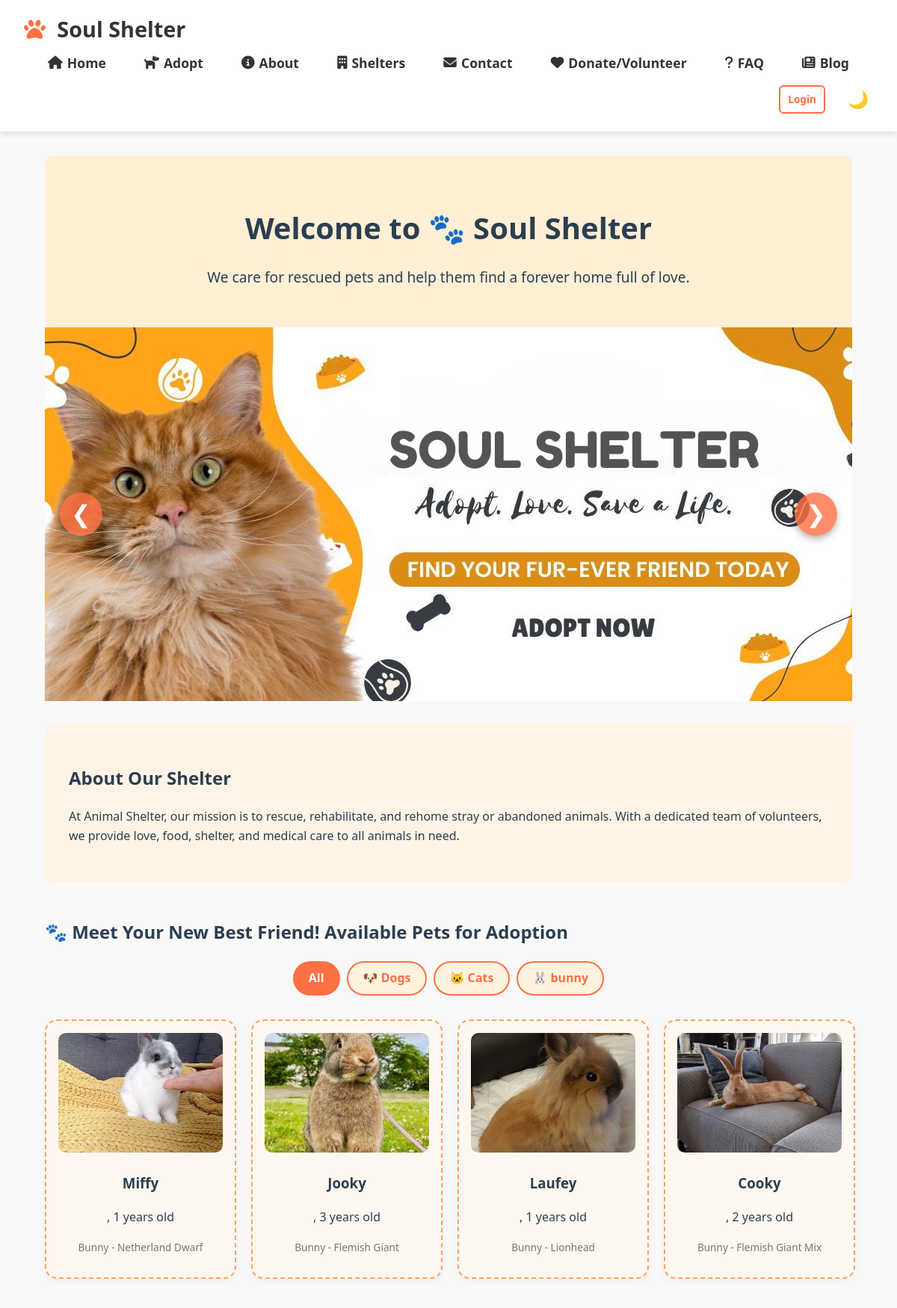
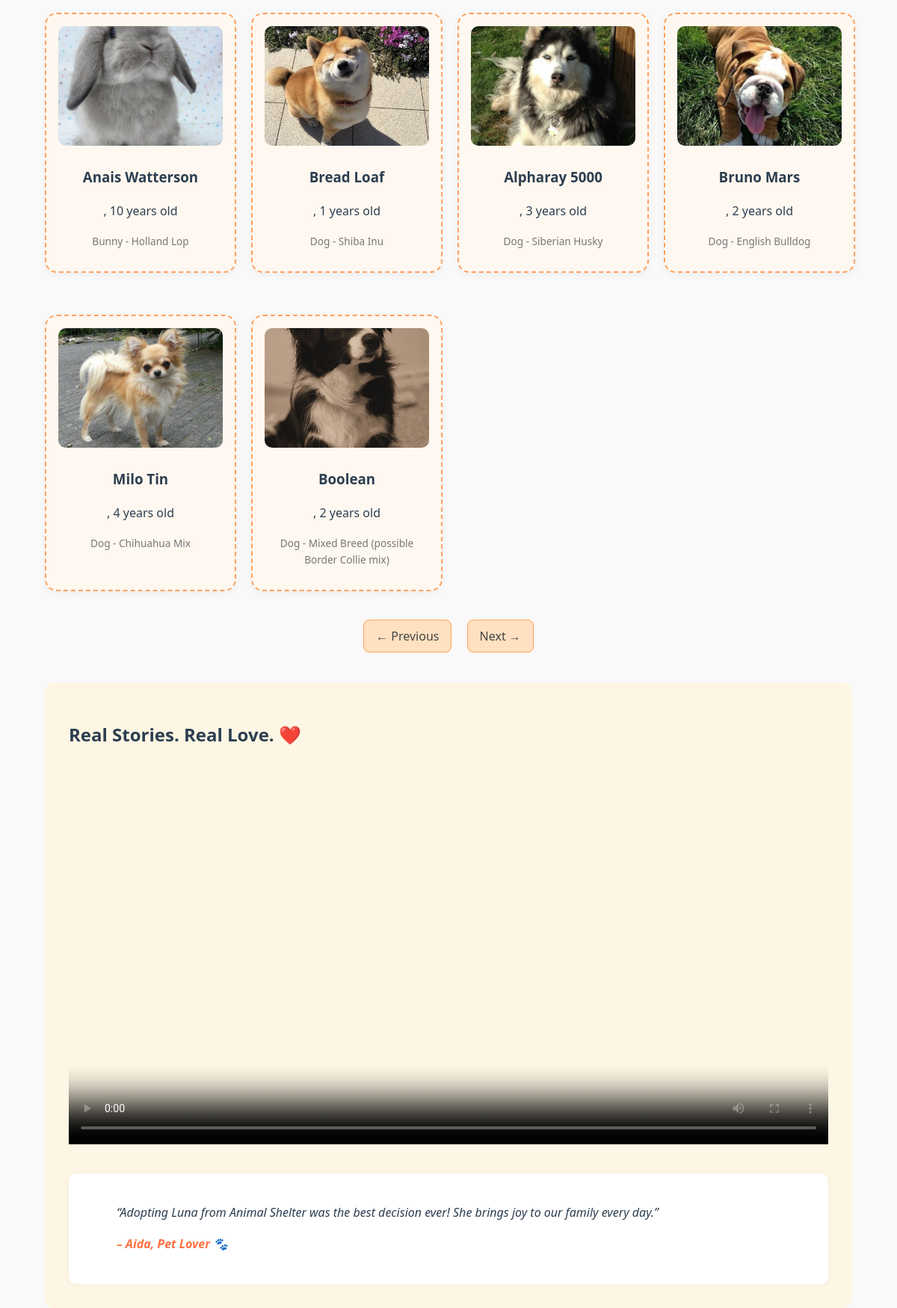
The app's page /?species=all&page=2 (upper part) with its own data (2 pictures, top to bottom).
### tables this page shows
CREATE TABLE `animals` (
  `animal_id` int(11) NOT NULL,
  `name` varchar(100) NOT NULL,
  `species` varchar(50) DEFAULT NULL,
  `breed` varchar(100) DEFAULT NULL,
  `age` int(11) DEFAULT NULL,
  `gender` enum('jantan','betina') DEFAULT NULL,
  `status` enum('available','adopted') DEFAULT 'available',
  `description` text DEFAULT NULL,
  `image` varchar(255) DEFAULT NULL,
  `date_added` timestamp NOT NULL DEFAULT current_timestamp()
);

### index.php (the view, shortened to what this page needs)
<?php include('includes/header.php'); ?>
<?php include('includes/db.php'); ?>
<main class="container">
<section class="hero" data-aos="fade-up">
  <h1>Welcome to 🐾 Soul Shelter</h1>
  <p>We care for rescued pets and help them find a forever home full of love.</p>
</section>
<section class="slideshow" data-aos="fade-in">
  <div class="slideshow-container" style="position:relative; height:500px;">
    <img src="/animalshelter/assets/images/slide 1.png" class="slide active" alt="Adopt Me 1">
    <button class="slide-btn prev" onclick="changeSlide(-1)">❮</button>
    <button class="slide-btn next" onclick="changeSlide(1)">❯</button>
  </div>
</section>
  <section class="about" data-aos="fade-right">
    <h2>About Our Shelter</h2>
    <p>At Animal Shelter, our mission is to rescue, rehabilitate, and rehome stray or abandoned animals. With a dedicated team of volunteers, we provide love, food, shelter, and medical care to all animals in need.</p>
  </section>
<section id="featured" class="featured" data-aos="zoom-in">
  <h2> 🐾 Meet Your New Best Friend! <span>Available Pets for Adoption</h2>
  <div class="filter-buttons">
    <a href="?species=all#featured" class="btn-filter <?= !isset($_GET['species']) || $_GET['species'] == 'all' ? 'active' : '' ?>">All</a>
    <a href="?species=dog#featured" class="btn-filter <?= ($_GET['species'] ?? '') == 'dog' ? 'active' : '' ?>">🐶 Dogs</a>
    <a href="?species=cat#featured" class="btn-filter <?= ($_GET['species'] ?? '') == 'cat' ? 'active' : '' ?>">🐱 Cats</a>
    <a href="?species=bunny#featured" class="btn-filter <?= ($_GET['species'] ?? '') == 'bunny' ? 'active' : '' ?>">🐰 bunny</a>
  </div>
  <div class="animal-list">
    <?php
    $species = $_GET['species'] ?? 'all';
    $page = $_GET['page'] ?? 1;
    $limit = 10;
    $offset = ($page - 1) * $limit;
    $whereClause = "WHERE status = 'available'";
    $sql = "SELECT * FROM animals $whereClause ORDER BY date_added DESC LIMIT $limit OFFSET $offset";
    $result = $conn->query($sql);
    $countSql = "SELECT COUNT(*) as total FROM animals $whereClause";
    $countResult = $conn->query($countSql)->fetch_assoc();
    $totalPages = ceil($countResult['total'] / $limit);
    if ($result->num_rows > 0) {
        while ($row = $result->fetch_assoc()) {
            echo '<div class="animal-card">';
            echo '<img src="assets/images/' . htmlspecialchars($row['image']) . '" alt="' . htmlspecialchars($row['name']) . '">';
            echo '<h3>' . htmlspecialchars($row['name']) . '</h3>';
            echo '<p>' . ucfirst($row['gender']) . ', ' . htmlspecialchars($row['age']) . ' years old</p>';
            echo '<p class="species">' . htmlspecialchars($row['species']) . ' - ' . htmlspecialchars($row['breed']) . '</p>';
            echo '</div>';
        }
    } else {
        echo '<p>No animals available right now in this category.</p>';
    }
    ?>
  </div>
  <div class="pagination">
    <?php if ($page > 1): ?>
      <a class="btn-paginate" href="?species=<?= $species ?>&page=<?= $page - 1 ?>">← Previous</a>
    <?php endif; ?>
    <?php if ($page < $totalPages): ?>
      <a class="btn-paginate" href="?species=<?= $species ?>&page=<?= $page + 1 ?>">Next →</a>
    <?php endif; ?>
  </div>
</section>
  <section class="story" data-aos="fade-up">
    <h2>Real Stories. Real Love. ❤️</h2>
    <div class="story-container">
      <div class="story-video">
        <video width="100%" controls poster="assets/images/poster.jpg">
          <source src="assets/video/shelter-story.mp4" type="video/mp4">
        </video>
      </div>
      <div class="testimonial">
        <blockquote>
          “Adopting Luna from Animal Shelter was the best decision ever! She brings joy to our family every day.”<br>
          <span>– Aida, Pet Lover 🐾</span>
        </blockquote>
      </div>
    </div>
  </section>
</main>
<?php include('includes/footer.php'); ?>

### assets/css/style.css (style rules this page uses)
body { font-family: 'Fredoka', sans-serif; margin: 0; padding: 0; background: #f2dbbf; color: #333; line-height: 1.6; }
.container { padding: 0 5%; max-width: 1100px; margin: auto; }
.slide { width: 100%; height: 100%; object-fit: cover; object-position: center; opacity: 0; transition: opacity 1s ease-in-out; position: absolute; top: 0; left: 0; z-index: 0; }
.slide.active { opacity: 1; z-index: 1; position: relative; }
.slide.fade-in { animation: fadein 1s ease-in-out; }
.slide-btn { position: absolute; top: 50%; transform: translateY(-50%); font-size: 2rem; background-color: rgba(255, 112, 67, 0.8); color: white; border: none; border-radius: 50%; padding: 10px 15px; cursor: pointer; z-index: 2; box-shadow: 0 4px 10px rgba(0,0,0,0.3); transition: background 0.3s, transform 0.2s; }
.prev { left: 20px; }
.next { right: 20px; }
.slideshow-container { width: 100%; max-width: 100%; height: 500px; margin: 0; overflow: hidden; position: relative; border-radius: 0; }
.hero { background: #ffefd5; padding: 2rem; border-radius: 12px; text-align: center; margin-top: 2rem; }
.hero h1 { font-size: 2.5rem; margin-bottom: 1rem; }
.hero p { font-size: 1.2rem; }
.about { background: #fff3e6; padding: 2rem; border-radius: 12px; margin: 2rem 0; }
.featured { margin-top: 3rem; }
.animal-list { display: flex; flex-wrap: wrap; gap: 1.5rem; justify-content: center; }
.animal-card { background: #ffffff; border-radius: 10px; width: 220px; padding: 1rem; box-shadow: 0 4px 12px rgba(0,0,0,0.1); text-align: center; transition: transform 0.3s ease; }
.animal-card img { width: 100%; height: 200px; object-fit: cover; border-radius: 10px; }
.species { font-size: 0.85em; color: #777; }
.story { background: #fef6e4; padding: 2rem; border-radius: 12px; margin-top: 3rem; }
.story-container { display: flex; flex-wrap: wrap; gap: 2rem; align-items: flex-start; justify-content: space-between; }
.story-video, .testimonial { flex: 1 1 48%; }
.testimonial { font-style: italic; background: #fff; padding: 1.5rem; border-radius: 10px; box-shadow: 0 0 10px rgba(0,0,0,0.05); }
.testimonial span { display: block; margin-top: 1rem; font-weight: bold; color: #ff7043; }
.filter-buttons { display: flex; flex-wrap: wrap; gap: 0.6rem; justify-content: center; margin-bottom: 1rem; }
.btn-filter { background: #fff3e0; color: #ff7043; border: 2px solid #ff7043; padding: 0.5rem 1.2rem; border-radius: 30px; font-weight: bold; text-decoration: none; transition: all 0.3s ease; }
.btn-filter:hover, .btn-filter.active { background: #ff7043; color: white; }
.animal-card { background: #fff8f0; border: 2px dashed #ffa15f; padding: 1rem; border-radius: 16px; text-align: center; width: 220px; margin: 1rem auto; box-shadow: 0 3px 10px rgba(0,0,0,0.05); }
.animal-card img { width: 100%; height: 160px; object-fit: cover; border-radius: 10px; }
.animal-list { display: grid; grid-template-columns: repeat(auto-fit, minmax(220px, 1fr)); gap: 1.5rem; margin-top: 1rem; }
.pagination { margin-top: 2rem; text-align: center; }
.btn-paginate { margin: 0 0.5rem; padding: 0.6rem 1rem; border-radius: 8px; background: #ffe0c0; border: 1px solid #ffa15f; color: #444; text-decoration: none; }

### includes/header.php (style rules this page uses)
:root { --primary: #6a4c93; --secondary: #8a5a44; --accent: #f8a5c2; --light: #f7f1e3; --dark: #2c3e50; --success: #2ecc71; --info: #3498db; }
body { font-family: 'Segoe UI', Tahoma, Geneva, Verdana, sans-serif; line-height: 1.6; color: var(--dark); background-color: #f9f9f9; margin: 0; padding: 0; }
main { max-width: 1200px; margin: 0 auto; padding: 20px; }

### records on screen
animals: image+name (picture), name "Miffy", age "1", species "Bunny", breed "Netherland Dwarf"
animals: image+name (picture), name "Jooky", age "3", species "Bunny", breed "Flemish Giant"
animals: image+name (picture), name "Laufey", age "1", species "Bunny", breed "Lionhead"
animals: image+name (picture), name "Cooky", age "2", species "Bunny", breed "Flemish Giant Mix"
animals: image+name (picture), name "Anais Watterson", age "10", species "Bunny", breed "Holland Lop"
animals: image+name (picture), name "Bread Loaf", age "1", species "Dog", breed "Shiba Inu"
animals: image+name (picture), name "Alpharay 5000", age "3", species "Dog", breed "Siberian Husky"
animals: image+name (picture), name "Bruno Mars", age "2", species "Dog", breed "English Bulldog"
animals: image+name (picture), name "Milo Tin", age "4", species "Dog", breed "Chihuahua Mix"
animals: image+name (picture), name "Boolean", age "2", species "Dog", breed "Mixed Breed (possible Border Collie mix)"
